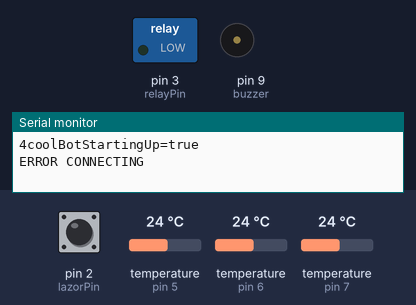
Bench run of a sketch on a simulated Arduino Uno, built with avr-gcc and run on an emulated ATmega328P. On the bench: switched loads named in the sketch (green lamp = pin HIGH), buzzer (waves = sounding), the last lines printed to the serial monitor. The test bench sets the inputs (shaded band); at power-on: temperature (sensors on pin 5, pin 6, pin 7) 24 °C, pin 2 (lazorPin) HIGH. WiFi joins after 1.5 s; servers stay silent unless stated.

Above: at 5.4 s.
5.5 s: temperature (sensor on pin 5) set to 24.6 °C
At 6.9 s:
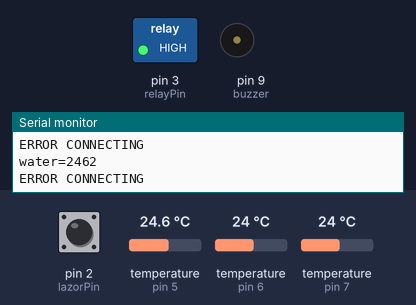
7.2 s: temperature (sensor on pin 5) set to 25.6 °C
At 11.5 s:
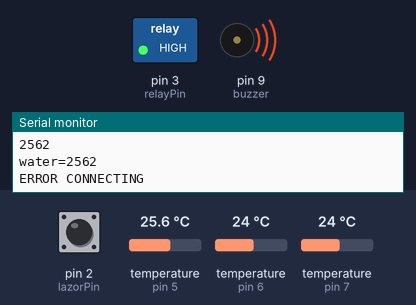
12.2 s: temperature (sensor on pin 5) set to 19.8 °C
16.9 s: temperature (sensor on pin 5) set to 18.6 °C
At 21.5 s:
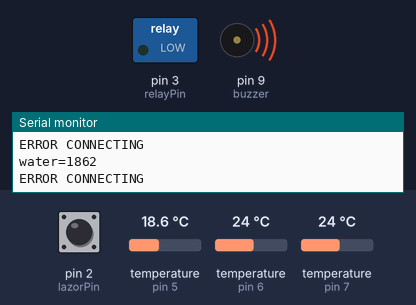
22.2 s: temperature (sensor on pin 5) set to 21.3 °C
26.9 s: temperature (sensor on pin 5) set to 22.5 °C
At 31.5 s:
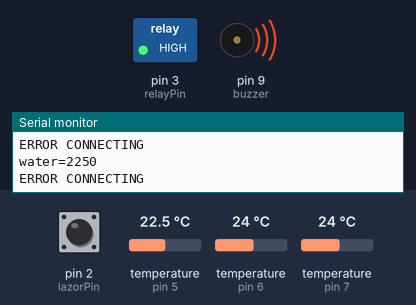
Timing chart, 0 to 33.0 s (numbered marks = the images above; inputs shaded):
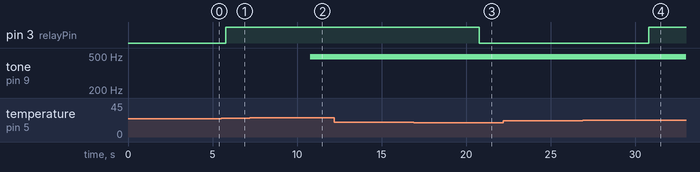

Measured:
- the behaviour switches between 25 and 25.1 °C on temperature (sensor on pin 5) (found by bisection; images 1 and 2)
- the behaviour switches between 19 and 18.9 °C on temperature (sensor on pin 5) (found by bisection; images 2 and 3)
- the behaviour switches between 22 and 22.1 °C on temperature (sensor on pin 5) (found by bisection; images 3 and 4)
- after the input at 7.2 s, tone on pin 9 (buzzer): silent → 490 Hz after 3.6 s
- after the input at 16.9 s, pin 3 (relayPin): HIGH → LOW after 3.9 s
- after the input at 26.9 s, pin 3 (relayPin): LOW → HIGH after 3.9 s

The sketch:

CoolBot.ino
```cpp
#include <SPI.h>
#include <Ethernet.h>
#include <TimedAction.h>
#include <OneWire.h>
#include <stdio.h>
#include <avr/wdt.h>
#include <NewSoftSerial.h>
#include <EEPROM.h>
#include "EEPROMAnything.h"

NewSoftSerial mySerial(10, 8);

byte mac[] = {
  0x00, 0x30, 0xBD, 0xB2, 0xFD, 0x59};
// assign an IP address for the controller:
byte ip[] = {
  172,31,24,55 };
byte gateway[] = {
  172,31,24,1};
byte subnet[] = {
  255, 255, 255, 0 };

//  The address of the server you want to connect to (pachube.com):
byte server[] = {
  172,31,24,101 };

// initialize the library instance:
Client client(server, 8022);

int buzzer = 9;
int relay = 0;
int oldWaterReading;
int oldRoomReading;
int oldOutflowReading;
int waitingForPing = 0;
int laserStatus = 1;
long lazorTimer;
char buffer1[50];
char buffer2[50];
char buffer3[50];
char buffer4[50];
long timeOut = 0;
int lazorPin = 2;
int relayPin = 3;
long totalLazordTime;

// DS18S20 Temperature chip i/o
OneWire ds1(5);  // on pin 10
OneWire ds2(6);  // on pin 10
OneWire ds3(7);  // on pin 10

TimedAction checkWaterTemprature = TimedAction(5000,serviceWaterTemprature);
TimedAction checkRoomTemprature = TimedAction(10000,serviceRoomTemprature);
TimedAction checkOutflowTemprature = TimedAction(5000,serviceOutflowTemprature);
TimedAction heartBeat = TimedAction(300000,beat);
TimedAction checkLazorStatus = TimedAction(1000,checkLazor);
TimedAction updateDisplayTimed = TimedAction(1500,updateDisplay);


void setup(void) {
  // initialize inputs/outputs
  // start serial port
  mySerial.begin(9600);
  Serial.begin(9600);
  pinMode(3, OUTPUT);
  pinMode(2, INPUT);
  pinMode(buzzer, OUTPUT);
  digitalWrite(2,HIGH);
  digitalWrite(3,LOW);
  analogWrite(buzzer,0);

  // Reset screen
  delay(2000);
  mySerial.print(0x7C, BYTE);
  mySerial.print(4, BYTE);
  mySerial.print(0x7C, BYTE);
  mySerial.print(6, BYTE);

  //totalLazordTime = 0;

  //EEPROM_writeAnything(0, totalLazordTime);

  //delay(100);

  Serial.print(EEPROM_readAnything(0, totalLazordTime));

  delay(1000);
  mySerial.print(".");

  writeToScreen("--NOW  BOOTING----COOLBOT V1.0--");
  Ethernet.begin(mac, ip);

  //wdt_enable(WDTO_8S);

  delay(1000);
  sendGetRequest("coolBotStartingUp=true");
  checkWaterTemprature.enable();
  checkLazorStatus.enable();
  checkRoomTemprature.enable();
  checkOutflowTemprature.enable();
  heartBeat.enable();
  updateDisplayTimed.enable();
}

void loop(void) {

  checkWaterTemprature.check();
  checkLazorStatus.check();
  checkRoomTemprature.check();
  checkOutflowTemprature.check();
  heartBeat.check();
  updateDisplayTimed.check();
  //serviceWaterTemprature();
  //serviceRoomTemprature();

}

void updateDisplay(){

  char dipMes[50];


  //sprintf(dipMes, "WTR:%d RM:%d", waterFloat , roomFloat);
  //sprintf(dipMes,"%2d.%01d",oldWaterReading/100,oldWaterReading%100);
  sprintf(dipMes,"WTR:%2d.%01d RM:%2d.%01d",oldWaterReading/100,(oldWaterReading%100)/10, oldRoomReading/100,(oldRoomReading%100)/10);
  //sprintf(dipMes, "%2.2f", oldWaterReading/100);


  mySerial.print(0xFE,BYTE);
  mySerial.print(0x01,BYTE);
  delay(1);
  mySerial.print(dipMes);

  mySerial.print("COOL:");
  if(relay){
    mySerial.print("ON  ");
  }
  else{
    mySerial.print("OFF ");
  }

  mySerial.print("LZR:");
  if(!laserStatus){
    mySerial.print("ON");
  }
  else{
    mySerial.print("OFF");
  }

  //Serial.println(dipMes);

}

void writeToScreen(char* msg){

  mySerial.print(0xFE,BYTE);
  mySerial.print(0x01,BYTE);
  delay(2);
  mySerial.print(msg);

}

void beat(){
  sendGetRequest("beat=true");
}

void checkLazor(){
  int lazor = digitalRead(lazorPin);
  //Serial.println(lazor);
  if(lazor!=laserStatus){
    delay(1000);
    if(lazor==digitalRead(lazorPin)){
      //Serial.println("lazor not match");
      //Serial.println(laserStatus);
      if(lazor==0){
        // ************* SEND LAZOR ON AND START COUNTER **************
        sendGetRequest("lazor=on");
        lazorTimer = millis();
      }
      else{
        // ************* SEND LAZOR OFF AND HOW LONG ON FOR ************
        long lazordTime = (millis() - lazorTimer) / 1000;
        if(lazordTime<4){
          lazordTime = 0;
        }
        totalLazordTime += lazordTime;
        EEPROM_writeAnything(0, totalLazordTime);
        sprintf(buffer1, "lazor=off&timeOn=%ld", totalLazordTime);
        sendGetRequest(buffer1);
      }
    laserStatus = !laserStatus;
    }
  }
}

void serviceWaterTemprature(){
  //Serial.print("Water:");
  int reading = readWater();
  //Serial.print("Water:");
  Serial.println(reading);
  if(reading>2200){
    digitalWrite(relayPin,HIGH);
    if(relay==0){
      relay = 1;
      // **************** SEND COOLING ON **************
      sendGetRequest("cooling=true");
    }
    if(reading>2500){
      analogWrite(buzzer,200);
    }
    else{
      analogWrite(buzzer,0);
    }
  }
  else if(reading<1900){
    digitalWrite(relayPin,LOW);
    if(relay==1){
      relay = 0;
      // **************** SEND COOLING OFF **************
      sendGetRequest("cooling=false");
    }
  }

  if(reading!=oldWaterReading){
    // ****************** SEND NEW TEMPRATURE ***************
    oldWaterReading = reading;
    sprintf(buffer2, "water=%d", reading);
    sendGetRequest(buffer2);
  }


}

void serviceRoomTemprature(){
  //Serial.print("Room:");
  int reading = readRoom();
  //Serial.println(reading);
  if(reading!=oldRoomReading){
    // ****************** SEND NEW TEMPRATURE ***************
    oldRoomReading = reading;
    sprintf(buffer3, "room=%d", reading);
    sendGetRequest(buffer3);
  }

}

void serviceOutflowTemprature(){
  //Serial.print("Room:");
  int reading = readOutflow();
  //Serial.println(reading);
  if(reading!=oldOutflowReading){
    // ****************** SEND NEW TEMPRATURE ***************
    oldOutflowReading = reading;
    sprintf(buffer4, "outflow=%d", reading);
    sendGetRequest(buffer4);
  }

}

void sendGetRequest(char* message){
  Serial.println(message);
  if(client.connect()){

    client.print("GET /?");
    client.print(message);
    client.println(" HTTP/1.0");
    client.println();
    client.flush();
    client.stop();

    Serial.println("sent data");

  }
  else{

    Serial.println("ERROR CONNECTING");

  }

}

int readWater(){
  int HighByte, LowByte, TReading, SignBit, Tc_100, Whole, Fract;
  byte i;
  byte present = 0;
  byte data[12];
  byte addr[8];

  while ( !ds1.search(addr)) {
    //Serial.print("No more addresses.\n");
    ds1.reset_search();
    //return;
  }

  ds1.reset();
  ds1.select(addr);
  ds1.write(0x44,1);         // start conversion, with parasite power on at the end

  long readDelayMillis = millis();

  delay(750);

  //delay(750);     // maybe 750ms is enough, maybe not
  // we might do a ds.depower() here, but the reset will take care of it.

  present = ds1.reset();
  ds1.select(addr);
  ds1.write(0xBE);         // Read Scratchpad

  for ( i = 0; i < 9; i++) {           // we need 9 bytes
    data[i] = ds1.read();
  }

  LowByte = data[0];
  HighByte = data[1];
  TReading = (HighByte << 8) + LowByte;
  SignBit = TReading & 0x8000;  // test most sig bit
  if (SignBit) // negative
  {
    TReading = (TReading ^ 0xffff) + 1; // 2's comp
  }
  Tc_100 = (6 * TReading) + TReading / 4;    // multiply by (100 * 0.0625) or 6.25

  return Tc_100;
}

int readRoom(){
  int HighByte, LowByte, TReading, SignBit, Tc_100, Whole, Fract;
  byte i;
  byte present = 0;
  byte data[12];
  byte addr[8];

  while ( !ds2.search(addr)) {
    //Serial.print("No more addresses.\n");
    ds2.reset_search();
    //return;
  }

  ds2.reset();
  ds2.select(addr);
  ds2.write(0x44,1);         // start conversion, with parasite power on at the end


  delay(750);     // maybe 750ms is enough, maybe not
  // we might do a ds.depower() here, but the reset will take care of it.

  present = ds2.reset();
  ds2.select(addr);
  ds2.write(0xBE);         // Read Scratchpad

  for ( i = 0; i < 9; i++) {           // we need 9 bytes
    data[i] = ds2.read();
  }

  LowByte = data[0];
  HighByte = data[1];
  TReading = (HighByte << 8) + LowByte;
  SignBit = TReading & 0x8000;  // test most sig bit
  if (SignBit) // negative
  {
    TReading = (TReading ^ 0xffff) + 1; // 2's comp
  }
  Tc_100 = (6 * TReading) + TReading / 4;    // multiply by (100 * 0.0625) or 6.25

  return Tc_100;
}

int readOutflow(){
  int HighByte, LowByte, TReading, SignBit, Tc_100, Whole, Fract;
  byte i;
  byte present = 0;
  byte data[12];
  byte addr[8];

  while ( !ds3.search(addr)) {
    //Serial.print("No more addresses.\n");
    ds3.reset_search();
    //return;
  }

  ds3.reset();
  ds3.select(addr);
  ds3.write(0x44,1);         // start conversion, with parasite power on at the end


  delay(750);     // maybe 750ms is enough, maybe not
  // we might do a ds.depower() here, but the reset will take care of it.

  present = ds3.reset();
  ds3.select(addr);
  ds3.write(0xBE);         // Read Scratchpad

  for ( i = 0; i < 9; i++) {           // we need 9 bytes
    data[i] = ds3.read();
  }

  LowByte = data[0];
  HighByte = data[1];
  TReading = (HighByte << 8) + LowByte;
  SignBit = TReading & 0x8000;  // test most sig bit
  if (SignBit) // negative
  {
    TReading = (TReading ^ 0xffff) + 1; // 2's comp
  }
  Tc_100 = (6 * TReading) + TReading / 4;    // multiply by (100 * 0.0625) or 6.25

  return Tc_100;
}
```
